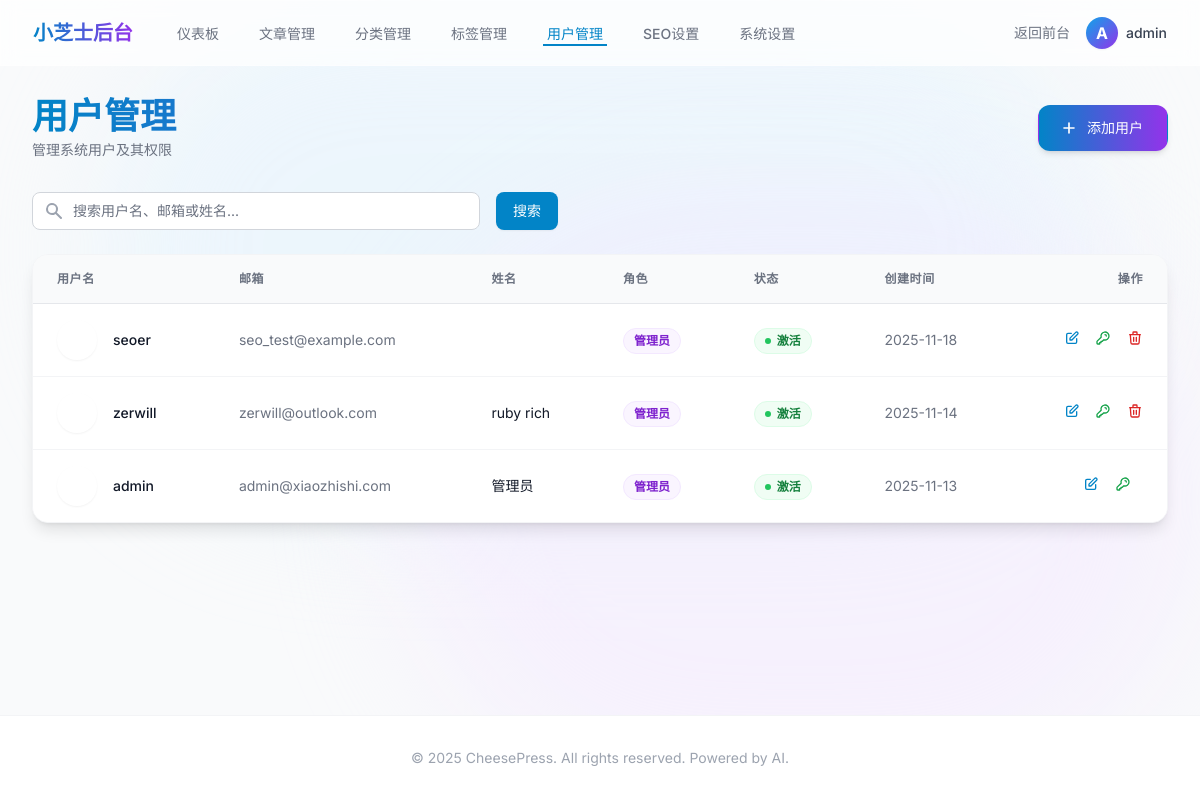
/admin/users (signed in), run on an earlier commit of the app's database.
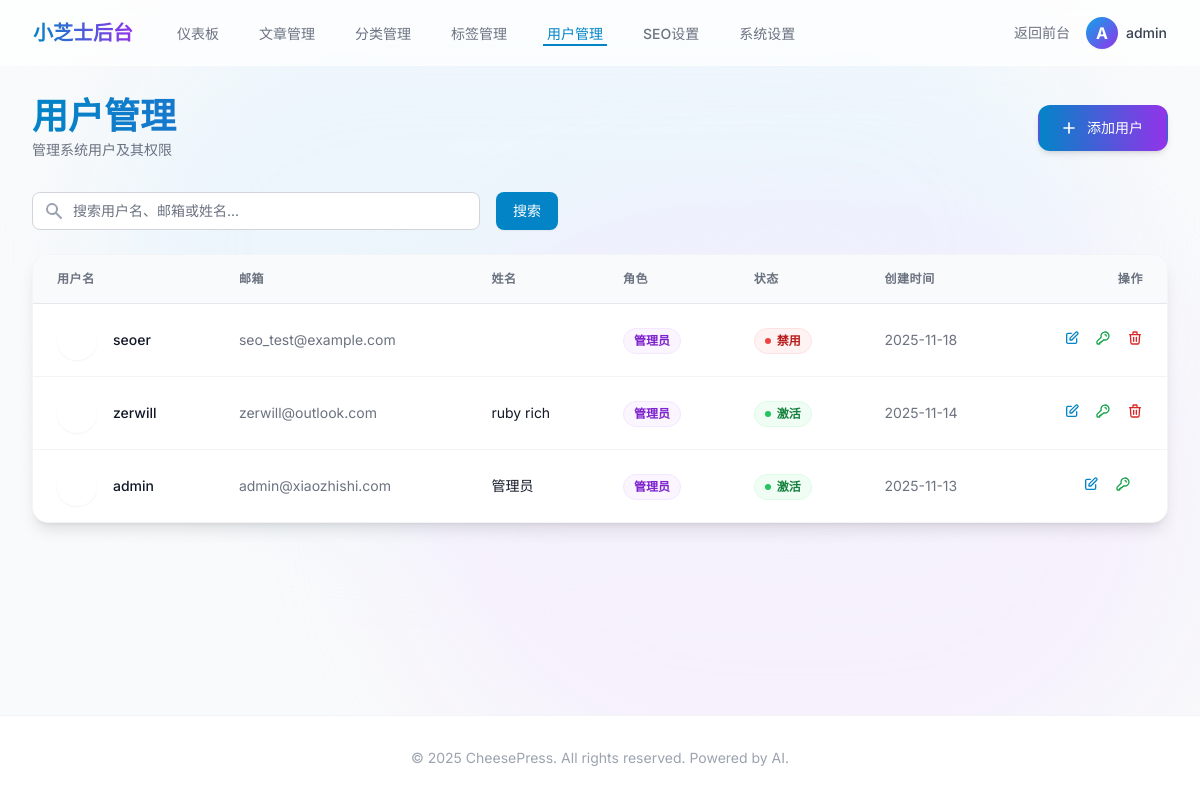
And on a later commit of the database.
### app/models/__init__.py (models this page shows, shortened)
class User(UserMixin, db.Model):
    __tablename__ = 'users'
    id = db.Column(db.Integer, primary_key=True)
    username = db.Column(db.String(80), unique=True, nullable=False)
    email = db.Column(db.String(120), unique=True, nullable=False)
    password_hash = db.Column(db.String(255), nullable=False)
    first_name = db.Column(db.String(50), nullable=True)
    last_name = db.Column(db.String(50), nullable=True)
    bio = db.Column(db.Text, nullable=True)
    avatar = db.Column(db.String(255), nullable=True)
    role = db.Column(db.String(20), default='user')  # user, editor, admin
    is_active = db.Column(db.Boolean, default=True)
    created_at = db.Column(db.DateTime, default=datetime.utcnow)
    updated_at = db.Column(db.DateTime, default=datetime.utcnow, onupdate=datetime.utcnow)
    posts = db.relationship('Post', backref='author', lazy=True, foreign_keys='Post.user_id')
    comments = db.relationship('Comment', backref='author', lazy=True, foreign_keys='Comment.user_id')

### app/admin/__init__.py (the view, shortened to what this page needs)
@bp.route('/users')
def users():
    page = request.args.get('page', 1, type=int)
    search = request.args.get('search', '', type=str)
    query = User.query
    users = query.order_by(User.created_at.desc()).paginate(
        page=page, per_page=10, error_out=False)
    return render_template('admin/users/index.html', users=users, search=search)

### app/admin/__init__.py (called while the page is built)
@bp.before_request
@login_required
def check_admin():
    if current_user.role not in ['admin', 'editor']:
        flash('您没有权限访问管理后台', 'error')
        return redirect(url_for('main.index'))

### app/utils/seo.py (called while the page is built)
def get_seo_settings():
    return SeoSetting.query.first()

def register_seo_functions(app):
    @app.context_processor
    def inject_seo_functions():
        return dict(
            get_post_seo_data=get_post_seo_data,
            get_category_seo_data=get_category_seo_data,
            get_search_seo_data=get_search_seo_data,
            generate_meta_tags=generate_meta_tags
        )

### app/templates/admin/users/index.html (shortened to what the changed rows need)
{% extends "admin/base.html" %}
{% block content %}
<div class="animate-fade-in">
    <div class="md:flex md:items-center md:justify-between mb-8">
        <div class="flex-1 min-w-0">
            <h2
                class="text-3xl font-bold leading-7 text-transparent bg-clip-text bg-gradient-to-r from-primary-600 to-purple-600 sm:text-4xl sm:truncate">
            </h2>
        </div>
    </div>
    <div class="bg-white shadow-lg rounded-2xl overflow-hidden border border-gray-100">
        <div class="overflow-x-auto">
            <table class="min-w-full divide-y divide-gray-200">
                <thead class="bg-gray-50">
                    <tr>
                        <th scope="col"
                            class="px-6 py-4 text-left text-xs font-semibold text-gray-500 uppercase tracking-wider">
                            用户名
                        </th>
                        <th scope="col"
                            class="px-6 py-4 text-left text-xs font-semibold text-gray-500 uppercase tracking-wider">
                            邮箱
                        </th>
                        <th scope="col"
                            class="px-6 py-4 text-left text-xs font-semibold text-gray-500 uppercase tracking-wider">
                            姓名
                        </th>
                        <th scope="col"
                            class="px-6 py-4 text-left text-xs font-semibold text-gray-500 uppercase tracking-wider">
                            角色
                        </th>
                        <th scope="col"
                            class="px-6 py-4 text-left text-xs font-semibold text-gray-500 uppercase tracking-wider">
                            状态
                        </th>
                        <th scope="col"
                            class="px-6 py-4 text-left text-xs font-semibold text-gray-500 uppercase tracking-wider">
                            创建时间
                        </th>
                        <th scope="col"
                            class="px-6 py-4 text-right text-xs font-semibold text-gray-500 uppercase tracking-wider">
                            操作
                        </th>
                    </tr>
                </thead>
                <tbody class="bg-white divide-y divide-gray-100">
                    {% for user in users.items %}
                    <tr class="hover:bg-gray-50 transition-colors duration-150">
                        <td class="px-6 py-4 whitespace-nowrap">
                            <div class="flex items-center">
                                <div class="flex-shrink-0 h-10 w-10">
                                    <div
                                        class="h-10 w-10 rounded-full bg-gradient-to-br from-primary-400 to-purple-500 text-white flex items-center justify-center font-bold shadow-sm">
                                    </div>
                                </div>
                                <div class="ml-4">
                                    <div class="text-sm font-medium text-gray-900">
                                        {{ user.username }}
                                    </div>
                                </div>
                            </div>
                        </td>
                        <td class="px-6 py-4 whitespace-nowrap">
                            <div class="text-sm text-gray-500">{{ user.email }}</div>
                        </td>
                        <td class="px-6 py-4 whitespace-nowrap">
                        </td>
                        <td class="px-6 py-4 whitespace-nowrap">
                            <span
                                class="px-2.5 py-0.5 inline-flex text-xs leading-5 font-semibold rounded-full {{ 'bg-purple-50 text-purple-700 border border-purple-100' if user.role == 'admin' else 'bg-blue-50 text-blue-700 border border-blue-100' if user.role == 'editor' else 'bg-gray-50 text-gray-700 border border-gray-100' }}">
                                {{ '管理员' if user.role == 'admin' else '编辑' if user.role == 'editor' else '普通用户' }}
                            </span>
                        </td>
                        <td class="px-6 py-4 whitespace-nowrap">
                            {% if user.is_active %}
                            <span
                                class="px-2.5 py-0.5 inline-flex text-xs leading-5 font-semibold rounded-full bg-green-50 text-green-700 border border-green-100">
                                <span class="w-1.5 h-1.5 bg-green-500 rounded-full mr-1.5 self-center"></span>
                                激活
                            </span>
                            {% else %}
                            <span
                                class="px-2.5 py-0.5 inline-flex text-xs leading-5 font-semibold rounded-full bg-red-50 text-red-700 border border-red-100">
                                <span class="w-1.5 h-1.5 bg-red-500 rounded-full mr-1.5 self-center"></span>
                                禁用
                            </span>
                            {% endif %}
                        </td>
                        <td class="px-6 py-4 whitespace-nowrap text-sm text-gray-500">
                            {{ user.created_at.strftime('%Y-%m-%d') }}
                        </td>
                        <td class="px-6 py-4 whitespace-nowrap text-right text-sm font-medium">
                            <a href="{{ url_for('admin.edit_user', id=user.id) }}"
                                class="text-primary-600 hover:text-primary-900 mr-3 inline-flex items-center transition-colors"
                                title="编辑">
                                <svg class="w-4 h-4" fill="none" viewBox="0 0 24 24" stroke="currentColor">
                                    <path stroke-linecap="round" stroke-linejoin="round" stroke-width="2"
                                        d="M11 5H6a2 2 0 00-2 2v11a2 2 0 002 2h11a2 2 0 002-2v-5m-1.414-9.414a2 2 0 112.828 2.828L11.828 15H9v-2.828l8.586-8.586z" />
                                </svg>
                            </a>
                            <a href="{{ url_for('admin.change_user_password', id=user.id) }}"
                                class="text-green-600 hover:text-green-900 mr-3 inline-flex items-center transition-colors"
                                title="修改密码">
                                <svg class="w-4 h-4" fill="none" viewBox="0 0 24 24" stroke="currentColor">
                                    <path stroke-linecap="round" stroke-linejoin="round" stroke-width="2"
                                        d="M15 7a2 2 0 012 2m4 0a6 6 0 01-7.743 5.743L11 17H9v2H7v2H4a1 1 0 01-1-1v-2.586a1 1 0 01.293-.707l5.964-5.964A6 6 0 1121 9z" />
                                </svg>
                            </a>
                            {% if user.id != current_user.id %}
                            <button
                                onclick="if(confirm('确定要删除用户 {{ user.username }} 吗？')) { document.getElementById('delete-form-{{ user.id }}').submit(); }"
                                class="text-red-600 hover:text-red-900 inline-flex items-center transition-colors"
                                title="删除">
                                <svg class="w-4 h-4" fill="none" viewBox="0 0 24 24" stroke="currentColor">
                                    <path stroke-linecap="round" stroke-linejoin="round" stroke-width="2"
                                        d="M19 7l-.867 12.142A2 2 0 0116.138 21H7.862a2 2 0 01-1.995-1.858L5 7m5 4v6m4-6v6m1-10V4a1 1 0 00-1-1h-4a1 1 0 00-1 1v3M4 7h16" />
                                </svg>
                            </button>
                            {% endif %}
                        </td>
                    </tr>
                    {% endfor %}
                </tbody>
            </table>
        </div>
    </div>
</div>
{% endblock %}

What changed in the data, as far as the page shows it:
changed User "seoer": is_active "激活" → "禁用"
